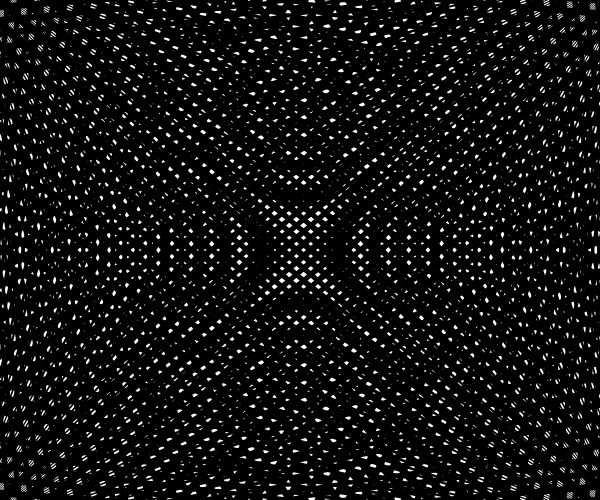
Frame 1 (no input)
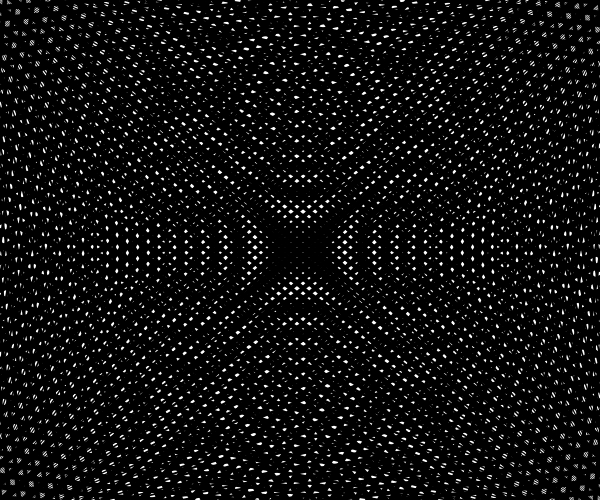
Frame 60 (the mouse pressed at the canvas centre just before this capture)
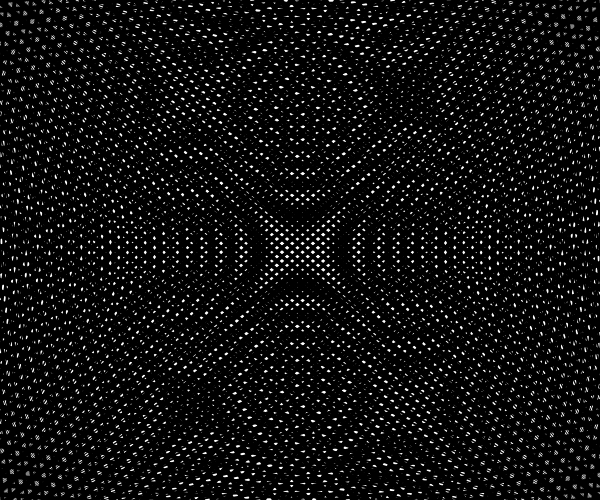
Frame 120 (the mouse held since frame 60 and released just before this capture)

The Processing sketch that drew these frames (run headless with seeded random() and noise(); from frame 60 on, the mouse is pressed at the canvas centre):

// Processing sketch: processing_27486
// ── processing_27486.pde

/**
* Moiré pattern:
* (NomBot)
* 
* 
*/


float rays = 300;
float inc = 1;
float angd=TWO_PI/(2*rays);
int rad1=20;
int rad2=100000;

int cx = -rad1*2;
int cy = -rad1*2;
int vx = 0;
int vy = 0;

void setup() {
  colorMode(RGB, 1);
  frameRate(160);
  size(600,500);
  background(1);
  fill(0);
  smooth();
  noStroke();

 }

void draw() {
  
  background(1);
  rays+=inc;
  
  angd=TWO_PI/(2*rays);
  for (int i = 0; i<rays; i++) {
    
  float ang1=2*i*angd;
  float ang2=ang1+angd;
  
  vx=width+2*rad1;
  vy=height+2*rad1; 
 
  float sang1=sin(ang1);
  float cang1=cos(ang1);
  float sang2=sin(ang2);
  float cang2=cos(ang2);
  
  
  quad(cx+rad1*sang1, cy+rad1*cang1,
       cx+rad1*sang2, cy+rad1*cang2,
       cx+rad2*sang2, cy+rad2*cang2,
       cx+rad2*sang1, cy+rad2*cang1);
    
   quad(vx+rad1*sang1, vy+rad1*cang1,
        vx+rad1*sang2, vy+rad1*cang2,
        vx+rad2*sang2, vy+rad2*cang2,
        vx+rad2*sang1, vy+rad2*cang1);
    
   quad(vx+rad1*sang1, cy+rad1*cang1,
        vx+rad1*sang2, cy+rad1*cang2,
        vx+rad2*sang2, cy+rad2*cang2,
        vx+rad2*sang1, cy+rad2*cang1);
    
   quad(cx+rad1*sang1, vy+rad1*cang1,
        cx+rad1*sang2, vy+rad1*cang2,
        cx+rad2*sang2, vy+rad2*cang2,
        cx+rad2*sang1, vy+rad2*cang1);
    
    
  }
}
